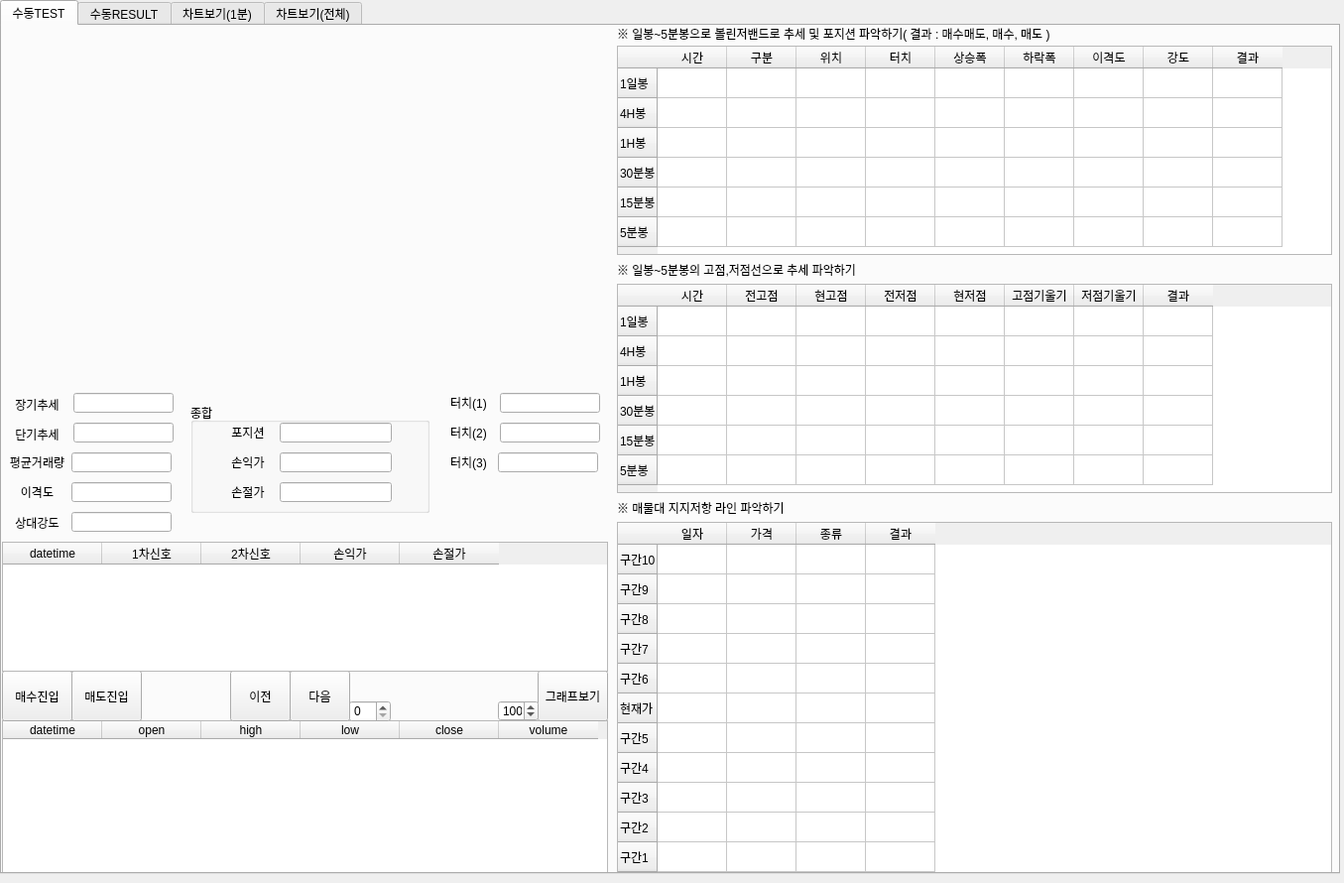
<?xml version="1.0" encoding="UTF-8"?>
<ui version="4.0">
 <class>Form</class>
 <widget class="QWidget" name="Form">
  <property name="geometry">
   <rect>
    <x>0</x>
    <y>0</y>
    <width>1355</width>
    <height>890</height>
   </rect>
  </property>
  <property name="windowTitle">
   <string>Form</string>
  </property>
  <widget class="QTabWidget" name="tabWidget">
   <property name="geometry">
    <rect>
     <x>0</x>
     <y>0</y>
     <width>1351</width>
     <height>881</height>
    </rect>
   </property>
   <property name="currentIndex">
    <number>0</number>
   </property>
   <widget class="QWidget" name="tab">
    <attribute name="title">
     <string>수동TEST</string>
    </attribute>
    <widget class="QTableWidget" name="tableWidget">
     <property name="geometry">
      <rect>
       <x>0</x>
       <y>700</y>
       <width>611</width>
       <height>161</height>
      </rect>
     </property>
     <property name="sizeAdjustPolicy">
      <enum>QAbstractScrollArea::AdjustToContents</enum>
     </property>
     <property name="autoScroll">
      <bool>true</bool>
     </property>
     <column>
      <property name="text">
       <string>datetime</string>
      </property>
     </column>
     <column>
      <property name="text">
       <string>open</string>
      </property>
     </column>
     <column>
      <property name="text">
       <string>high</string>
      </property>
     </column>
     <column>
      <property name="text">
       <string>low</string>
      </property>
     </column>
     <column>
      <property name="text">
       <string>close</string>
      </property>
     </column>
     <column>
      <property name="text">
       <string>volume</string>
      </property>
     </column>
    </widget>
    <widget class="QPushButton" name="pushButton_4">
     <property name="geometry">
      <rect>
       <x>0</x>
       <y>650</y>
       <width>71</width>
       <height>51</height>
      </rect>
     </property>
     <property name="text">
      <string>매수진입</string>
     </property>
    </widget>
    <widget class="QSpinBox" name="spinBox">
     <property name="geometry">
      <rect>
       <x>350</x>
       <y>680</y>
       <width>42</width>
       <height>22</height>
      </rect>
     </property>
     <property name="maximum">
      <number>100000</number>
     </property>
    </widget>
    <widget class="QPushButton" name="pushButton_3">
     <property name="geometry">
      <rect>
       <x>230</x>
       <y>650</y>
       <width>61</width>
       <height>51</height>
      </rect>
     </property>
     <property name="text">
      <string>이전</string>
     </property>
    </widget>
    <widget class="QPushButton" name="pushButton_8">
     <property name="geometry">
      <rect>
       <x>290</x>
       <y>650</y>
       <width>61</width>
       <height>51</height>
      </rect>
     </property>
     <property name="text">
      <string>다음</string>
     </property>
    </widget>
    <widget class="QPushButton" name="pushButton_5">
     <property name="geometry">
      <rect>
       <x>70</x>
       <y>650</y>
       <width>71</width>
       <height>51</height>
      </rect>
     </property>
     <property name="text">
      <string>매도진입</string>
     </property>
    </widget>
    <widget class="QWidget" name="verticalLayoutWidget">
     <property name="geometry">
      <rect>
       <x>0</x>
       <y>0</y>
       <width>611</width>
       <height>361</height>
      </rect>
     </property>
     <layout class="QVBoxLayout" name="graph_verticalLayout">
      <property name="spacing">
       <number>6</number>
      </property>
      <property name="sizeConstraint">
       <enum>QLayout::SetDefaultConstraint</enum>
      </property>
     </layout>
    </widget>
    <widget class="QPushButton" name="push_chartview2">
     <property name="geometry">
      <rect>
       <x>540</x>
       <y>650</y>
       <width>71</width>
       <height>51</height>
      </rect>
     </property>
     <property name="text">
      <string>그래프보기</string>
     </property>
    </widget>
    <widget class="QSpinBox" name="spinBox_chartview2">
     <property name="geometry">
      <rect>
       <x>500</x>
       <y>680</y>
       <width>41</width>
       <height>21</height>
      </rect>
     </property>
     <property name="maximum">
      <number>500</number>
     </property>
     <property name="singleStep">
      <number>10</number>
     </property>
     <property name="value">
      <number>100</number>
     </property>
    </widget>
    <widget class="QTableWidget" name="tableWidget_BB">
     <property name="geometry">
      <rect>
       <x>620</x>
       <y>20</y>
       <width>721</width>
       <height>211</height>
      </rect>
     </property>
     <attribute name="horizontalHeaderDefaultSectionSize">
      <number>70</number>
     </attribute>
     <attribute name="horizontalHeaderMinimumSectionSize">
      <number>10</number>
     </attribute>
     <row>
      <property name="text">
       <string>1일봉</string>
      </property>
     </row>
     <row>
      <property name="text">
       <string>4H봉</string>
      </property>
     </row>
     <row>
      <property name="text">
       <string>1H봉</string>
      </property>
     </row>
     <row>
      <property name="text">
       <string>30분봉</string>
      </property>
     </row>
     <row>
      <property name="text">
       <string>15분봉</string>
      </property>
     </row>
     <row>
      <property name="text">
       <string>5분봉</string>
      </property>
     </row>
     <column>
      <property name="text">
       <string>시간</string>
      </property>
     </column>
     <column>
      <property name="text">
       <string>구분</string>
      </property>
     </column>
     <column>
      <property name="text">
       <string>위치</string>
      </property>
     </column>
     <column>
      <property name="text">
       <string>터치</string>
      </property>
     </column>
     <column>
      <property name="text">
       <string>상승폭</string>
      </property>
     </column>
     <column>
      <property name="text">
       <string>하락폭</string>
      </property>
     </column>
     <column>
      <property name="text">
       <string>이격도</string>
      </property>
     </column>
     <column>
      <property name="text">
       <string>강도</string>
      </property>
     </column>
     <column>
      <property name="text">
       <string>결과</string>
      </property>
     </column>
    </widget>
    <widget class="QLabel" name="label_7">
     <property name="geometry">
      <rect>
       <x>620</x>
       <y>0</y>
       <width>681</width>
       <height>16</height>
      </rect>
     </property>
     <property name="text">
      <string>※ 일봉~5분봉으로 볼린저밴드로 추세 및 포지션 파악하기( 결과 : 매수매도, 매수, 매도 )</string>
     </property>
    </widget>
    <widget class="QLabel" name="label_8">
     <property name="geometry">
      <rect>
       <x>620</x>
       <y>236</y>
       <width>271</width>
       <height>20</height>
      </rect>
     </property>
     <property name="text">
      <string>※ 일봉~5분봉의 고점,저점선으로 추세 파악하기</string>
     </property>
    </widget>
    <widget class="QTableWidget" name="tableWidget_highlow">
     <property name="geometry">
      <rect>
       <x>620</x>
       <y>260</y>
       <width>721</width>
       <height>211</height>
      </rect>
     </property>
     <attribute name="horizontalHeaderDefaultSectionSize">
      <number>70</number>
     </attribute>
     <attribute name="horizontalHeaderMinimumSectionSize">
      <number>10</number>
     </attribute>
     <row>
      <property name="text">
       <string>1일봉</string>
      </property>
     </row>
     <row>
      <property name="text">
       <string>4H봉</string>
      </property>
     </row>
     <row>
      <property name="text">
       <string>1H봉</string>
      </property>
     </row>
     <row>
      <property name="text">
       <string>30분봉</string>
      </property>
     </row>
     <row>
      <property name="text">
       <string>15분봉</string>
      </property>
     </row>
     <row>
      <property name="text">
       <string>5분봉</string>
      </property>
     </row>
     <column>
      <property name="text">
       <string>시간</string>
      </property>
     </column>
     <column>
      <property name="text">
       <string>전고점</string>
      </property>
     </column>
     <column>
      <property name="text">
       <string>현고점</string>
      </property>
     </column>
     <column>
      <property name="text">
       <string>전저점</string>
      </property>
     </column>
     <column>
      <property name="text">
       <string>현저점</string>
      </property>
     </column>
     <column>
      <property name="text">
       <string>고점기울기</string>
      </property>
     </column>
     <column>
      <property name="text">
       <string>저점기울기</string>
      </property>
     </column>
     <column>
      <property name="text">
       <string>결과</string>
      </property>
     </column>
    </widget>
    <widget class="QLabel" name="label_24">
     <property name="geometry">
      <rect>
       <x>620</x>
       <y>475</y>
       <width>191</width>
       <height>21</height>
      </rect>
     </property>
     <property name="text">
      <string>※ 매물대 지지저항 라인 파악하기</string>
     </property>
    </widget>
    <widget class="QTableWidget" name="tableWidget_sure">
     <property name="geometry">
      <rect>
       <x>620</x>
       <y>500</y>
       <width>721</width>
       <height>361</height>
      </rect>
     </property>
     <attribute name="horizontalHeaderDefaultSectionSize">
      <number>70</number>
     </attribute>
     <attribute name="horizontalHeaderMinimumSectionSize">
      <number>10</number>
     </attribute>
     <row>
      <property name="text">
       <string>구간10</string>
      </property>
     </row>
     <row>
      <property name="text">
       <string>구간9</string>
      </property>
     </row>
     <row>
      <property name="text">
       <string>구간8</string>
      </property>
     </row>
     <row>
      <property name="text">
       <string>구간7</string>
      </property>
     </row>
     <row>
      <property name="text">
       <string>구간6</string>
      </property>
     </row>
     <row>
      <property name="text">
       <string>현재가</string>
      </property>
     </row>
     <row>
      <property name="text">
       <string>구간5</string>
      </property>
     </row>
     <row>
      <property name="text">
       <string>구간4</string>
      </property>
     </row>
     <row>
      <property name="text">
       <string>구간3</string>
      </property>
     </row>
     <row>
      <property name="text">
       <string>구간2</string>
      </property>
     </row>
     <row>
      <property name="text">
       <string>구간1</string>
      </property>
     </row>
     <column>
      <property name="text">
       <string>일자</string>
      </property>
     </column>
     <column>
      <property name="text">
       <string>가격</string>
      </property>
     </column>
     <column>
      <property name="text">
       <string>종류</string>
      </property>
     </column>
     <column>
      <property name="text">
       <string>결과</string>
      </property>
     </column>
    </widget>
    <widget class="QTableWidget" name="tableWidget_signal">
     <property name="geometry">
      <rect>
       <x>0</x>
       <y>520</y>
       <width>611</width>
       <height>131</height>
      </rect>
     </property>
     <property name="sizeAdjustPolicy">
      <enum>QAbstractScrollArea::AdjustToContents</enum>
     </property>
     <property name="autoScroll">
      <bool>true</bool>
     </property>
     <column>
      <property name="text">
       <string>datetime</string>
      </property>
     </column>
     <column>
      <property name="text">
       <string>1차신호</string>
      </property>
     </column>
     <column>
      <property name="text">
       <string>2차신호</string>
      </property>
     </column>
     <column>
      <property name="text">
       <string>손익가</string>
      </property>
     </column>
     <column>
      <property name="text">
       <string>손절가</string>
      </property>
     </column>
    </widget>
    <widget class="QLabel" name="label_9">
     <property name="geometry">
      <rect>
       <x>0</x>
       <y>402</y>
       <width>71</width>
       <height>20</height>
      </rect>
     </property>
     <property name="text">
      <string>단기추세</string>
     </property>
     <property name="alignment">
      <set>Qt::AlignCenter</set>
     </property>
    </widget>
    <widget class="QLabel" name="label_10">
     <property name="geometry">
      <rect>
       <x>0</x>
       <y>460</y>
       <width>71</width>
       <height>20</height>
      </rect>
     </property>
     <property name="text">
      <string>이격도</string>
     </property>
     <property name="alignment">
      <set>Qt::AlignCenter</set>
     </property>
    </widget>
    <widget class="QLabel" name="label_11">
     <property name="geometry">
      <rect>
       <x>0</x>
       <y>490</y>
       <width>71</width>
       <height>21</height>
      </rect>
     </property>
     <property name="text">
      <string>상대강도</string>
     </property>
     <property name="alignment">
      <set>Qt::AlignCenter</set>
     </property>
    </widget>
    <widget class="QLabel" name="label_13">
     <property name="geometry">
      <rect>
       <x>0</x>
       <y>372</y>
       <width>71</width>
       <height>20</height>
      </rect>
     </property>
     <property name="text">
      <string>장기추세</string>
     </property>
     <property name="alignment">
      <set>Qt::AlignCenter</set>
     </property>
    </widget>
    <widget class="QLineEdit" name="lineEdit_1">
     <property name="geometry">
      <rect>
       <x>72</x>
       <y>370</y>
       <width>101</width>
       <height>20</height>
      </rect>
     </property>
    </widget>
    <widget class="QLineEdit" name="lineEdit_2">
     <property name="geometry">
      <rect>
       <x>72</x>
       <y>400</y>
       <width>101</width>
       <height>20</height>
      </rect>
     </property>
    </widget>
    <widget class="QLineEdit" name="lineEdit_3">
     <property name="geometry">
      <rect>
       <x>70</x>
       <y>430</y>
       <width>101</width>
       <height>20</height>
      </rect>
     </property>
    </widget>
    <widget class="QLineEdit" name="lineEdit_4">
     <property name="geometry">
      <rect>
       <x>70</x>
       <y>460</y>
       <width>101</width>
       <height>20</height>
      </rect>
     </property>
    </widget>
    <widget class="QLabel" name="label_15">
     <property name="geometry">
      <rect>
       <x>440</x>
       <y>370</y>
       <width>61</width>
       <height>20</height>
      </rect>
     </property>
     <property name="text">
      <string>터치(1)</string>
     </property>
     <property name="alignment">
      <set>Qt::AlignCenter</set>
     </property>
    </widget>
    <widget class="QLineEdit" name="lineEdit_6">
     <property name="geometry">
      <rect>
       <x>502</x>
       <y>370</y>
       <width>101</width>
       <height>20</height>
      </rect>
     </property>
    </widget>
    <widget class="QLabel" name="label_16">
     <property name="geometry">
      <rect>
       <x>440</x>
       <y>400</y>
       <width>61</width>
       <height>20</height>
      </rect>
     </property>
     <property name="text">
      <string>터치(2)</string>
     </property>
     <property name="alignment">
      <set>Qt::AlignCenter</set>
     </property>
    </widget>
    <widget class="QLineEdit" name="lineEdit_7">
     <property name="geometry">
      <rect>
       <x>502</x>
       <y>400</y>
       <width>101</width>
       <height>20</height>
      </rect>
     </property>
    </widget>
    <widget class="QGroupBox" name="groupBox">
     <property name="geometry">
      <rect>
       <x>190</x>
       <y>380</y>
       <width>241</width>
       <height>111</height>
      </rect>
     </property>
     <property name="title">
      <string>종합</string>
     </property>
     <widget class="QLabel" name="label_18">
      <property name="geometry">
       <rect>
        <x>30</x>
        <y>20</y>
        <width>56</width>
        <height>20</height>
       </rect>
      </property>
      <property name="text">
       <string>포지션</string>
      </property>
      <property name="alignment">
       <set>Qt::AlignCenter</set>
      </property>
     </widget>
     <widget class="QLabel" name="label_19">
      <property name="geometry">
       <rect>
        <x>30</x>
        <y>50</y>
        <width>56</width>
        <height>20</height>
       </rect>
      </property>
      <property name="text">
       <string>손익가</string>
      </property>
      <property name="alignment">
       <set>Qt::AlignCenter</set>
      </property>
     </widget>
     <widget class="QLabel" name="label_20">
      <property name="geometry">
       <rect>
        <x>30</x>
        <y>80</y>
        <width>56</width>
        <height>20</height>
       </rect>
      </property>
      <property name="text">
       <string>손절가</string>
      </property>
      <property name="alignment">
       <set>Qt::AlignCenter</set>
      </property>
     </widget>
     <widget class="QLineEdit" name="lineEdit_9">
      <property name="geometry">
       <rect>
        <x>90</x>
        <y>20</y>
        <width>113</width>
        <height>20</height>
       </rect>
      </property>
     </widget>
     <widget class="QLineEdit" name="lineEdit_10">
      <property name="geometry">
       <rect>
        <x>90</x>
        <y>50</y>
        <width>113</width>
        <height>20</height>
       </rect>
      </property>
     </widget>
     <widget class="QLineEdit" name="lineEdit_11">
      <property name="geometry">
       <rect>
        <x>90</x>
        <y>80</y>
        <width>113</width>
        <height>20</height>
       </rect>
      </property>
     </widget>
    </widget>
    <widget class="QLabel" name="label_17">
     <property name="geometry">
      <rect>
       <x>0</x>
       <y>430</y>
       <width>71</width>
       <height>20</height>
      </rect>
     </property>
     <property name="text">
      <string>평균거래량</string>
     </property>
     <property name="alignment">
      <set>Qt::AlignCenter</set>
     </property>
    </widget>
    <widget class="QLineEdit" name="lineEdit_5">
     <property name="geometry">
      <rect>
       <x>70</x>
       <y>490</y>
       <width>101</width>
       <height>20</height>
      </rect>
     </property>
    </widget>
    <widget class="QLabel" name="label_21">
     <property name="geometry">
      <rect>
       <x>440</x>
       <y>430</y>
       <width>61</width>
       <height>20</height>
      </rect>
     </property>
     <property name="text">
      <string>터치(3)</string>
     </property>
     <property name="alignment">
      <set>Qt::AlignCenter</set>
     </property>
    </widget>
    <widget class="QLineEdit" name="lineEdit_8">
     <property name="geometry">
      <rect>
       <x>500</x>
       <y>430</y>
       <width>101</width>
       <height>20</height>
      </rect>
     </property>
    </widget>
   </widget>
   <widget class="QWidget" name="tab_2">
    <attribute name="title">
     <string>수동RESULT</string>
    </attribute>
    <widget class="QGroupBox" name="groupBox_12">
     <property name="geometry">
      <rect>
       <x>10</x>
       <y>280</y>
       <width>1321</width>
       <height>571</height>
      </rect>
     </property>
     <property name="title">
      <string>세부 정보 표시창</string>
     </property>
    </widget>
    <widget class="QLabel" name="label_6">
     <property name="geometry">
      <rect>
       <x>1230</x>
       <y>10</y>
       <width>81</width>
       <height>20</height>
      </rect>
     </property>
     <property name="text">
      <string>선택한 행</string>
     </property>
     <property name="alignment">
      <set>Qt::AlignCenter</set>
     </property>
    </widget>
    <widget class="QLineEdit" name="lineEdit_selectrow">
     <property name="geometry">
      <rect>
       <x>1230</x>
       <y>30</y>
       <width>91</width>
       <height>21</height>
      </rect>
     </property>
    </widget>
    <widget class="QTableWidget" name="tableWidget_2">
     <property name="geometry">
      <rect>
       <x>10</x>
       <y>10</y>
       <width>1211</width>
       <height>261</height>
      </rect>
     </property>
     <column>
      <property name="text">
       <string>datetime</string>
      </property>
     </column>
     <column>
      <property name="text">
       <string>position</string>
      </property>
     </column>
     <column>
      <property name="text">
       <string>cl_ago</string>
      </property>
     </column>
     <column>
      <property name="text">
       <string>goal_price</string>
      </property>
     </column>
     <column>
      <property name="text">
       <string>loss_price</string>
      </property>
     </column>
     <column>
      <property name="text">
       <string>profit</string>
      </property>
     </column>
     <column>
      <property name="text">
       <string>gubun</string>
      </property>
     </column>
    </widget>
    <widget class="QPushButton" name="push_chartview">
     <property name="geometry">
      <rect>
       <x>1240</x>
       <y>130</y>
       <width>91</width>
       <height>31</height>
      </rect>
     </property>
     <property name="text">
      <string>차트 보기</string>
     </property>
    </widget>
    <widget class="QPushButton" name="push_chartsave">
     <property name="geometry">
      <rect>
       <x>1240</x>
       <y>160</y>
       <width>91</width>
       <height>31</height>
      </rect>
     </property>
     <property name="text">
      <string>차트 저장</string>
     </property>
    </widget>
    <widget class="Line" name="line_16">
     <property name="geometry">
      <rect>
       <x>1230</x>
       <y>50</y>
       <width>101</width>
       <height>20</height>
      </rect>
     </property>
     <property name="orientation">
      <enum>Qt::Horizontal</enum>
     </property>
    </widget>
    <widget class="QLabel" name="label_76">
     <property name="geometry">
      <rect>
       <x>1230</x>
       <y>90</y>
       <width>41</width>
       <height>20</height>
      </rect>
     </property>
     <property name="text">
      <string>전봉수</string>
     </property>
     <property name="alignment">
      <set>Qt::AlignCenter</set>
     </property>
    </widget>
    <widget class="QLabel" name="label_77">
     <property name="geometry">
      <rect>
       <x>1230</x>
       <y>110</y>
       <width>41</width>
       <height>20</height>
      </rect>
     </property>
     <property name="text">
      <string>후봉수</string>
     </property>
     <property name="alignment">
      <set>Qt::AlignCenter</set>
     </property>
    </widget>
    <widget class="QPushButton" name="push_info">
     <property name="geometry">
      <rect>
       <x>1240</x>
       <y>210</y>
       <width>91</width>
       <height>31</height>
      </rect>
     </property>
     <property name="text">
      <string>세부정보표시</string>
     </property>
    </widget>
    <widget class="QSpinBox" name="spinBox_afterbarnum">
     <property name="geometry">
      <rect>
       <x>1280</x>
       <y>110</y>
       <width>51</width>
       <height>20</height>
      </rect>
     </property>
     <property name="maximum">
      <number>5000</number>
     </property>
     <property name="singleStep">
      <number>10</number>
     </property>
     <property name="value">
      <number>50</number>
     </property>
    </widget>
    <widget class="QComboBox" name="comboBox_chartview">
     <property name="geometry">
      <rect>
       <x>1240</x>
       <y>70</y>
       <width>91</width>
       <height>21</height>
      </rect>
     </property>
     <item>
      <property name="text">
       <string>전체</string>
      </property>
     </item>
     <item>
      <property name="text">
       <string>부분</string>
      </property>
     </item>
    </widget>
    <widget class="QPushButton" name="push_excelsave">
     <property name="geometry">
      <rect>
       <x>1240</x>
       <y>240</y>
       <width>91</width>
       <height>31</height>
      </rect>
     </property>
     <property name="text">
      <string>엑셀로 저장</string>
     </property>
    </widget>
    <widget class="QSpinBox" name="spinBox_beforebarnum">
     <property name="geometry">
      <rect>
       <x>1280</x>
       <y>90</y>
       <width>51</width>
       <height>20</height>
      </rect>
     </property>
     <property name="maximum">
      <number>5000</number>
     </property>
     <property name="singleStep">
      <number>10</number>
     </property>
     <property name="value">
      <number>50</number>
     </property>
    </widget>
    <widget class="Line" name="line_14">
     <property name="geometry">
      <rect>
       <x>1230</x>
       <y>190</y>
       <width>101</width>
       <height>20</height>
      </rect>
     </property>
     <property name="orientation">
      <enum>Qt::Horizontal</enum>
     </property>
    </widget>
   </widget>
   <widget class="QWidget" name="tab_3">
    <attribute name="title">
     <string>차트보기(1분)</string>
    </attribute>
    <widget class="QWidget" name="verticalLayoutWidget_2">
     <property name="geometry">
      <rect>
       <x>0</x>
       <y>0</y>
       <width>1351</width>
       <height>861</height>
      </rect>
     </property>
     <layout class="QVBoxLayout" name="graph_verticalLayout_2">
      <property name="spacing">
       <number>6</number>
      </property>
      <property name="sizeConstraint">
       <enum>QLayout::SetDefaultConstraint</enum>
      </property>
     </layout>
    </widget>
   </widget>
   <widget class="QWidget" name="tab_4">
    <attribute name="title">
     <string>차트보기(전체)</string>
    </attribute>
    <widget class="QWidget" name="verticalLayoutWidget_3">
     <property name="geometry">
      <rect>
       <x>0</x>
       <y>0</y>
       <width>671</width>
       <height>271</height>
      </rect>
     </property>
     <layout class="QVBoxLayout" name="graph_verticalLayout_1d">
      <property name="spacing">
       <number>6</number>
      </property>
      <property name="sizeConstraint">
       <enum>QLayout::SetDefaultConstraint</enum>
      </property>
     </layout>
    </widget>
    <widget class="QWidget" name="verticalLayoutWidget_4">
     <property name="geometry">
      <rect>
       <x>670</x>
       <y>0</y>
       <width>671</width>
       <height>271</height>
      </rect>
     </property>
     <layout class="QVBoxLayout" name="graph_verticalLayout_4h">
      <property name="spacing">
       <number>6</number>
      </property>
      <property name="sizeConstraint">
       <enum>QLayout::SetDefaultConstraint</enum>
      </property>
     </layout>
    </widget>
    <widget class="QWidget" name="verticalLayoutWidget_5">
     <property name="geometry">
      <rect>
       <x>0</x>
       <y>280</y>
       <width>671</width>
       <height>271</height>
      </rect>
     </property>
     <layout class="QVBoxLayout" name="graph_verticalLayout_1h">
      <property name="spacing">
       <number>6</number>
      </property>
      <property name="sizeConstraint">
       <enum>QLayout::SetDefaultConstraint</enum>
      </property>
     </layout>
    </widget>
    <widget class="QWidget" name="verticalLayoutWidget_6">
     <property name="geometry">
      <rect>
       <x>0</x>
       <y>560</y>
       <width>671</width>
       <height>281</height>
      </rect>
     </property>
     <layout class="QVBoxLayout" name="graph_verticalLayout_15m">
      <property name="spacing">
       <number>6</number>
      </property>
      <property name="sizeConstraint">
       <enum>QLayout::SetDefaultConstraint</enum>
      </property>
     </layout>
    </widget>
    <widget class="QWidget" name="verticalLayoutWidget_7">
     <property name="geometry">
      <rect>
       <x>670</x>
       <y>280</y>
       <width>671</width>
       <height>271</height>
      </rect>
     </property>
     <layout class="QVBoxLayout" name="graph_verticalLayout_30m">
      <property name="spacing">
       <number>6</number>
      </property>
      <property name="sizeConstraint">
       <enum>QLayout::SetDefaultConstraint</enum>
      </property>
     </layout>
    </widget>
    <widget class="QWidget" name="verticalLayoutWidget_8">
     <property name="geometry">
      <rect>
       <x>670</x>
       <y>560</y>
       <width>671</width>
       <height>281</height>
      </rect>
     </property>
     <layout class="QVBoxLayout" name="graph_verticalLayout_5m">
      <property name="spacing">
       <number>6</number>
      </property>
      <property name="sizeConstraint">
       <enum>QLayout::SetDefaultConstraint</enum>
      </property>
     </layout>
    </widget>
    <widget class="QLabel" name="label">
     <property name="geometry">
      <rect>
       <x>550</x>
       <y>270</y>
       <width>56</width>
       <height>12</height>
      </rect>
     </property>
     <property name="text">
      <string>일봉 차트</string>
     </property>
     <property name="alignment">
      <set>Qt::AlignCenter</set>
     </property>
    </widget>
    <widget class="QLabel" name="label_2">
     <property name="geometry">
      <rect>
       <x>730</x>
       <y>270</y>
       <width>56</width>
       <height>12</height>
      </rect>
     </property>
     <property name="text">
      <string>4H 차트</string>
     </property>
     <property name="alignment">
      <set>Qt::AlignCenter</set>
     </property>
    </widget>
    <widget class="QLabel" name="label_3">
     <property name="geometry">
      <rect>
       <x>730</x>
       <y>550</y>
       <width>56</width>
       <height>12</height>
      </rect>
     </property>
     <property name="text">
      <string>30분 차트</string>
     </property>
     <property name="alignment">
      <set>Qt::AlignCenter</set>
     </property>
    </widget>
    <widget class="QLabel" name="label_4">
     <property name="geometry">
      <rect>
       <x>550</x>
       <y>550</y>
       <width>56</width>
       <height>12</height>
      </rect>
     </property>
     <property name="text">
      <string>1H 차트</string>
     </property>
     <property name="alignment">
      <set>Qt::AlignCenter</set>
     </property>
    </widget>
    <widget class="QLabel" name="label_5">
     <property name="geometry">
      <rect>
       <x>730</x>
       <y>840</y>
       <width>56</width>
       <height>12</height>
      </rect>
     </property>
     <property name="text">
      <string>5분 차트</string>
     </property>
     <property name="alignment">
      <set>Qt::AlignCenter</set>
     </property>
    </widget>
    <widget class="QLabel" name="label_12">
     <property name="geometry">
      <rect>
       <x>550</x>
       <y>840</y>
       <width>56</width>
       <height>12</height>
      </rect>
     </property>
     <property name="text">
      <string>15분 차트</string>
     </property>
     <property name="alignment">
      <set>Qt::AlignCenter</set>
     </property>
    </widget>
   </widget>
  </widget>
 </widget>
 <resources/>
 <connections/>
</ui>
